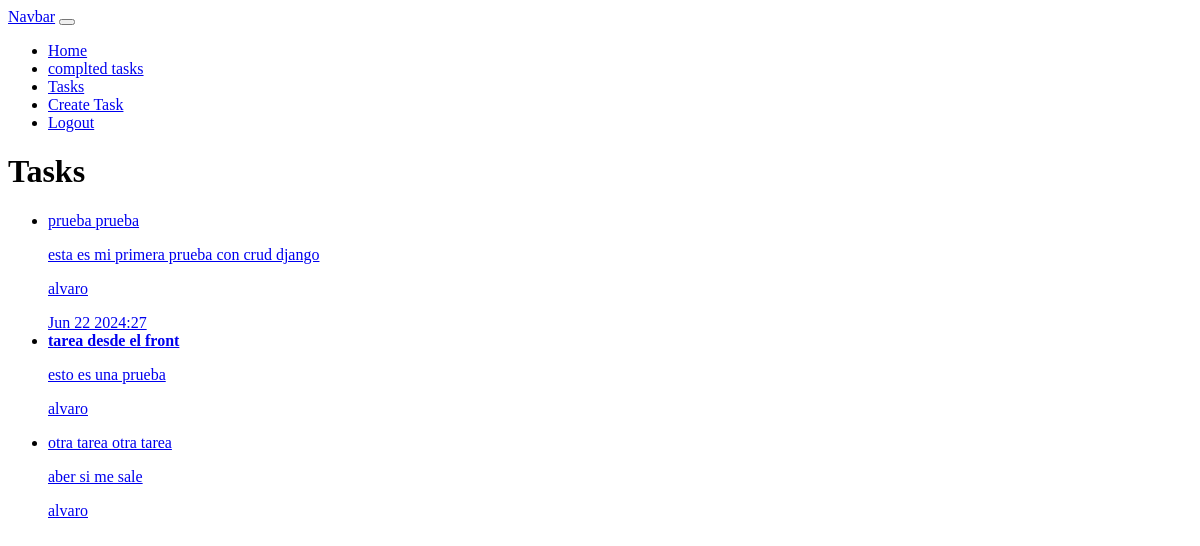
The app's page /tasks/ (signed in), older data.
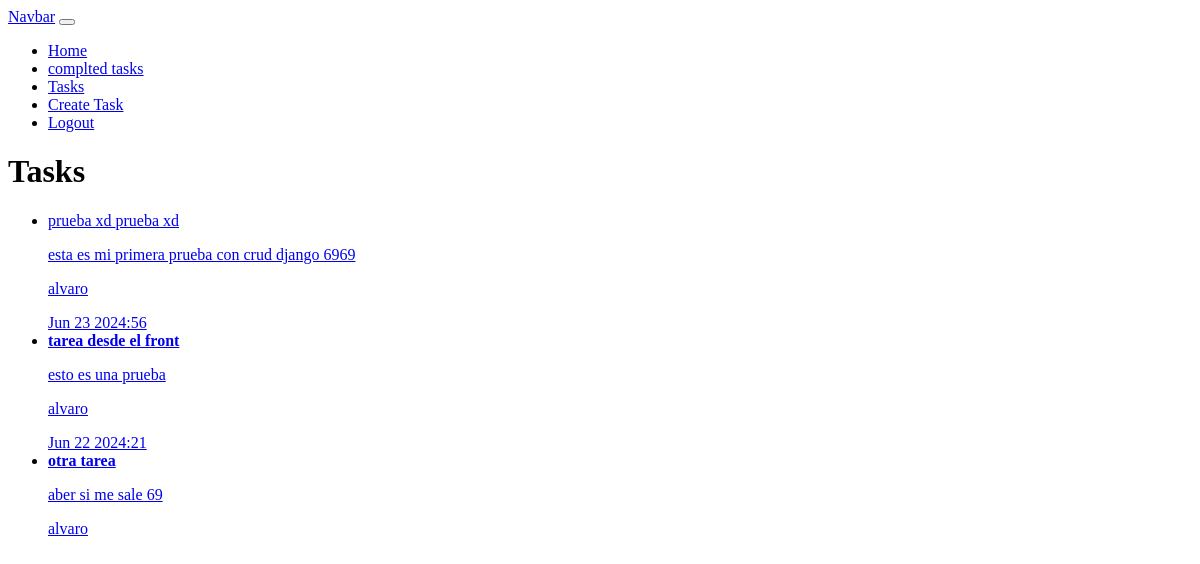
The same page, newer data.
### tasks/models.py (models this page shows, shortened)
class Task(models.Model):
    title = models.CharField(max_length=100)
    description = models.TextField(blank=True)
    created = models.DateTimeField(auto_now_add=True)
    datecompleted = models.DateTimeField(null=True, blank=True)
    important = models.BooleanField(default=False)
    user = models.ForeignKey(User, on_delete=models.CASCADE)

### tasks/views.py (the view)
# urls.py: path("tasks/", views.tasks, name="tasks"),
@login_required
def tasks(request):
    tasks = Task.objects.filter(user=request.user)
    return render(request, "tasks.html", {"tasks": tasks})

### tasks/templates/tasks.html
{% extends 'base.html' %}
{% block content %}
<h1>Tasks</h1>
<ul>
    {% for task in tasks %}
    <li>
        <a href="{% url 'task_detail' task.id %}">
                {% if task.important %}
                    <strong>{{task.title}}</strong>
                {% else %}
                    {{task.title}} {{task.title}}
                {% endif %}
                <p>{{task.description}}</p>
                <p>{{task.user.username}}</p>
                {{task.datecompleted | date:'M j Y:i'}}
            </a>
        </li>
    {% endfor %}
</ul>
{% endblock %}

### tasks/templates/base.html (shortened to what this page needs)
<!DOCTYPE html>
<html lang="en">
<head>
</head>
<body>
    {% include '_navbar.html' %}
    {% block content %}
    {% endblock %}
</body>
</html>

### tasks/templates/_navbar.html (shortened to what this page needs)
<nav class="navbar navbar-expand-lg navbar-dark bg-dark">
    <div class="container">
      <a class="navbar-brand" href="/">Navbar</a>
      <button
        class="navbar-toggler"
        type="button"
        data-bs-toggle="collapse"
        data-bs-target="#navbarNav"
        aria-controls="navbarNav"
        aria-expanded="false"
        aria-label="Toggle navigation"
      >
      </button>
      <div class="collapse navbar-collapse" id="navbarNav">
        <ul class="navbar-nav ms-auto">
          <li class="nav-item">
            <a href="/" class="nav-link">Home</a>
          </li>
          {% if user.is_authenticated %}
          <li class="nav-item">
            <a href="{% url 'tasks_completed' %}" class="nav-link"
              >complted tasks</a
            >
          </li>
          <li class="nav-item">
            <a href="{% url 'tasks' %}" class="nav-link">Tasks</a>
          </li>
          <li class="nav-item">
            <a href="{% url 'create_task' %}" class="nav-link">Create Task</a>
          </li>
          <li class="nav-item">
            <a class="nav-link" href="/logout">Logout</a>
          </li>
          {% endif %}
        </ul>
      </div>
    </div>
  </nav>

Row changes from the older to the newer data that the page shows:
changed Task: title "prueba" → "prueba xd"; description "esta es mi primera prueba con crud django" → "esta es mi primera prueba con crud django 6969"; datecompleted "Jun 22 2024:27" → "Jun 23 2024:56"
changed Task "tarea desde el front": datecompleted (not shown) → "Jun 22 2024:21"
changed Task "otra tarea": important False → True (drawn); description "aber si me sale" → "aber si me sale 69"; title "otra tarea" → (not shown)
